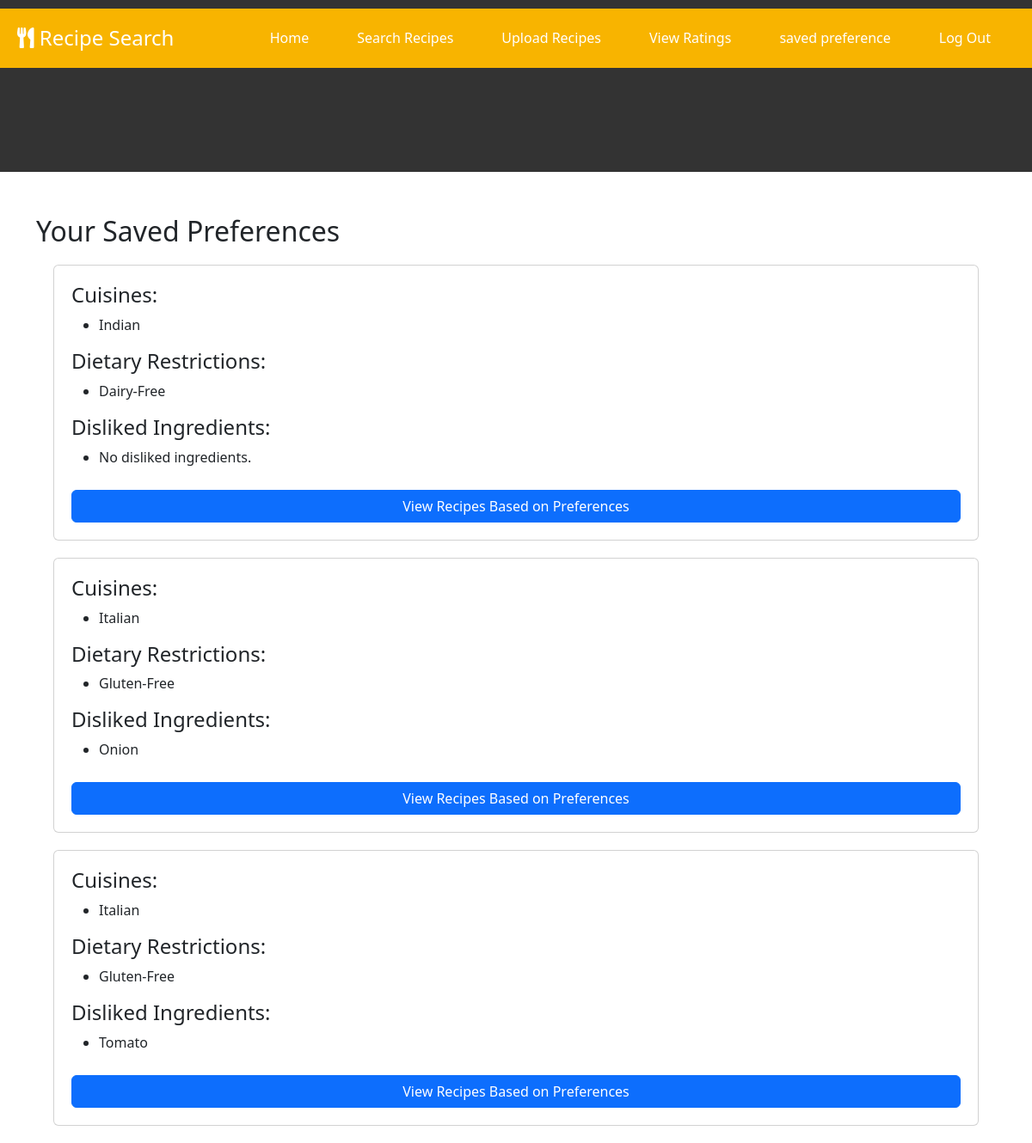
Page /view_preference.php (signed in) on the committed database.
### tables this page shows
CREATE TABLE `user_preferences` (
  `userp_id` int(11) NOT NULL AUTO_INCREMENT,
  `reg_id` int(11) DEFAULT NULL,
  `selected_cuisines` varchar(100) DEFAULT NULL,
  `selected_dietary` varchar(100) DEFAULT NULL,
  `selected_disliked` varchar(100) DEFAULT NULL,
  PRIMARY KEY (`userp_id`)
);

### view_preference.php (the view, shortened to what this page needs)
<?php
$db = mysqli_connect('localhost', 'root', '', 'recipe');
$reg_id = mysqli_real_escape_string($db, $_SESSION['reg_id']);
$query = "SELECT selected_cuisines, selected_dietary, selected_disliked, userp_id FROM user_preferences WHERE reg_id='$reg_id'";
$result = mysqli_query($db, $query);
?>
<!DOCTYPE html>
<html lang="en">
<head>
    <link rel="stylesheet" href="styles.css">
    <link rel="stylesheet" href="https://cdnjs.cloudflare.com/ajax/libs/font-awesome/5.15.4/css/all.min.css" />
    <link href="https://cdn.jsdelivr.net/npm/bootstrap@5.3.3/dist/css/bootstrap.min.css" rel="stylesheet">
</head>
<body>
<header>
    <div class="header-container">
        <h1><i class="fas fa-utensils"></i> Recipe Search</h1>
        <nav>
            <ul>
                    <li><a href="home.php">Home</a></li>
                    <li><a href="search.php">Search Recipes</a></li>
                    <li><a href="UploadRecipes.php">Upload Recipes</a></li>
                    <li><a href="rating.php">View Ratings</a></li>
                    <li><a href="view_preference.php">saved preference</a></li>
                    <li><a href="index.php">Log Out</a></li>
            </ul>
        </nav>
    </div>
</header>
<div class="container">
    <h2>Your Saved Preferences</h2>
    <?php if (mysqli_num_rows($result) > 0): ?>
        <?php while ($preferences = mysqli_fetch_assoc($result)): ?>
            <div class="card">
                <h4>Cuisines:</h4>
                <ul>
                    <?php
                    $cuisines = !empty($preferences['selected_cuisines']) ? explode(',', $preferences['selected_cuisines']) : [];
                    if (!empty($cuisines)):
                        foreach ($cuisines as $cuisine): ?>
                            <li><?php echo htmlspecialchars(trim($cuisine)); ?></li>
                        <?php endforeach;
                    else: ?>
                        <li>No cuisines selected.</li>
                    <?php endif; ?>
                </ul>
                <h4>Dietary Restrictions:</h4>
                <ul>
                    <?php
                    $dietary = !empty($preferences['selected_dietary']) ? explode(',', $preferences['selected_dietary']) : [];
                    if (!empty($dietary)):
                        foreach ($dietary as $dietaryItem): ?>
                            <li><?php echo htmlspecialchars(trim($dietaryItem)); ?></li>
                        <?php endforeach;
                    else: ?>
                        <li>No dietary restrictions selected.</li>
                    <?php endif; ?>
                </ul>
                <h4>Disliked Ingredients:</h4>
                <ul>
                    <?php
                    $disliked = !empty($preferences['selected_disliked']) ? explode(',', $preferences['selected_disliked']) : [];
                    if (!empty($disliked)):
                        foreach ($disliked as $dislikedItem): ?>
                            <li><?php echo htmlspecialchars(trim($dislikedItem)); ?></li>
                        <?php endforeach;
                    else: ?>
                        <li>No disliked ingredients.</li>
                    <?php endif; ?>
                </ul>
                <a href="view_recipes.php?userp_id=<?php echo htmlspecialchars($preferences['userp_id']); ?>" class="btn btn-primary">View Recipes Based on Preferences</a>
            </div>
        <?php endwhile; ?>
    <?php else: ?>
        <p>No preferences saved for this user.</p>
    <?php endif; ?>
</div>
</body>
</html>

### styles.css (style rules this page uses)
body { font-family: Arial, sans-serif; margin: 0; padding: 0; background-color: #f4f4f4; }
header { background: #333; color: #fff; height: 200px; padding: 10px 0; }
.header-container { display: flex; justify-content: space-between; align-items: center; max-width: 1200px; margin: 0 auto; padding: 0 20px; }
header h1 { margin: 0; font-size: 24px; }
nav ul { list-style: none; margin: 0; padding: 0; display: flex; }
nav ul li { margin-left: 20px; }
nav ul li a { color: #fff; text-decoration: none; }
.btn { background: #333; color: #fff; padding: 10px 20px; text-decoration: none; display: inline-block; border-radius: 4px; }
body { font-family: Arial, sans-serif; background-color: #f2f2f2; margin: 0; padding: 0; }
.header-container { display: flex; justify-content: space-between; align-items: center; padding: 1rem; background-color: #333; color: #fff; }
.header-container h1 { font-size: 1.5rem; margin: 0; }
nav ul { list-style-type: none; margin: 0; padding: 0; display: flex; }
nav ul li { margin-right: 1rem; }
nav ul li a { color: #fff; text-decoration: none; padding: 0.5rem; transition: color 0.3s; }
.btn { display: inline-block; padding: 0.5rem 1rem; background-color: #333; color: #fff; text-decoration: none; border-radius: 4px; transition: background-color 0.3s; }
body { font-family: Arial, sans-serif; margin: 0; padding: 0; }
.header-container { background-color: #f8b400; padding: 20px; text-align: center; }
nav ul { list-style: none; padding: 0; }
nav ul li { display: inline; margin-right: 20px; }
.btn { display: inline-block; margin-top: 10px; padding: 10px 20px; background-color: #f8b400; color: #fff; text-decoration: none; border-radius: 5px; }

### view_preference.php (style rules this page uses)
.container { margin-top: 50px; }
.card { margin: 20px; padding: 20px; }

### rows in the picture
user_preferences: selected_cuisines "Indian", selected_dietary "Dairy-Free", shows "No disliked ingredients."
user_preferences: selected_cuisines "Italian", selected_dietary "Gluten-Free", selected_disliked "Onion"
user_preferences: selected_cuisines "Italian", selected_dietary "Gluten-Free", selected_disliked "Tomato"
